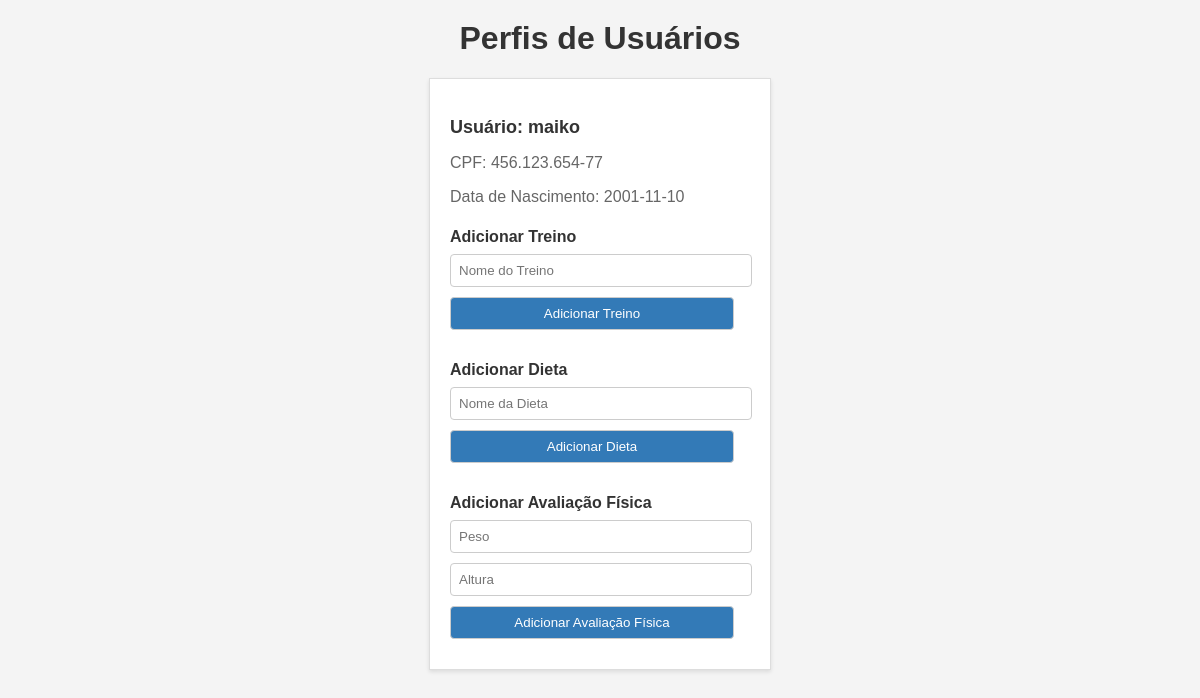
Page /dashboard on the earlier database version.
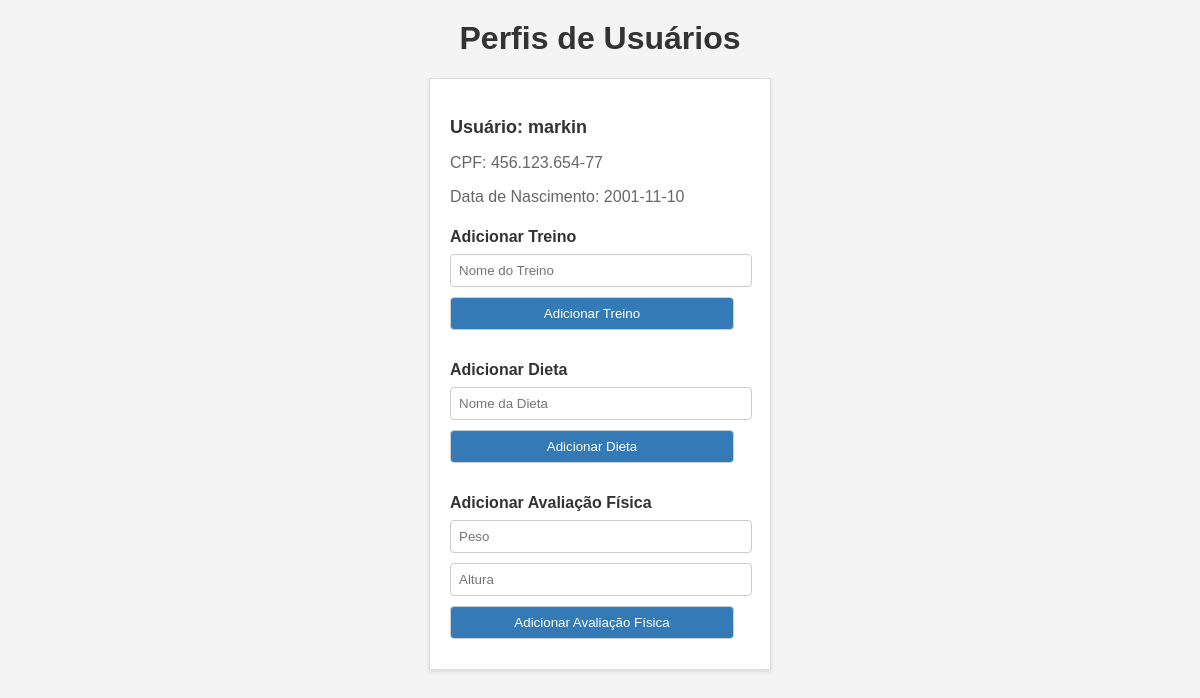
Same page on the later database version.
### app.py (models this page shows, shortened)
class User(db.Model):
    id = db.Column(db.Integer, primary_key=True)
    username = db.Column(db.String(100), unique=True, nullable=False)
    password = db.Column(db.String(100), nullable=False)
    cpf = db.Column(db.String(14), unique=True, nullable=False)  # CPF no formato XXX.XXX.XXX-XX
    birth_date = db.Column(db.Date, nullable=False)

### app.py (the view)
@app.route('/dashboard')
def dashboard():
    users = User.query.all()
    return render_template('dashboard.html', users=users)

### templates/dashboard.html (shortened to what this page needs)
<!DOCTYPE html>
<html>
<head>
    <link rel="stylesheet" href="{{ url_for('static', filename='css/dashboard.css') }}">
</head>
<body>
    <h1>Perfis de Usuários</h1>
    <div class="profiles">
        {% for user in users %}
            <div class="profile">
                <h3>Usuário: {{ user.username }}</h3>
                <p>CPF: {{ user.cpf }}</p>
                <p>Data de Nascimento: {{ user.birth_date }}</p>
                <form action="{{ url_for('add_training') }}" method="POST">
                    <h4>Adicionar Treino</h4>
                    <input type="text" name="training_name" placeholder="Nome do Treino">
                    <input type="submit" value="Adicionar Treino">
                </form>
                <form action="{{ url_for('add_diet') }}" method="POST">
                    <h4>Adicionar Dieta</h4>
                    <input type="text" name="diet_name" placeholder="Nome da Dieta">
                    <input type="submit" value="Adicionar Dieta">
                </form>
                <form action="{{ url_for('add_physical_assessment') }}" method="POST">
                    <h4>Adicionar Avaliação Física</h4>
                    <input type="text" name="weight" placeholder="Peso">
                    <input type="text" name="height" placeholder="Altura">
                    <input type="submit" value="Adicionar Avaliação Física">
                </form>
            </div>
        {% endfor %}
    </div>
</body>
</html>

### static/css/dashboard.css (style rules this page uses)
body { font-family: Arial, sans-serif; background-color: #f4f4f4; margin: 0; padding: 0; }
h1 { text-align: center; margin-top: 20px; color: #333; }
.profiles { display: flex; flex-wrap: wrap; justify-content: center; gap: 20px; margin-top: 20px; }
.profile { background-color: #fff; border: 1px solid #ddd; padding: 20px; width: 300px; box-shadow: 0 2px 4px rgba(0, 0, 0, 0.1); }
.profile h3 { margin-bottom: 10px; font-size: 18px; color: #333; }
.profile p { margin-bottom: 8px; color: #666; }
form { margin-top: 15px; }
form h4 { margin-bottom: 8px; font-size: 16px; color: #333; }
input[type="text"], input[type="submit"] { margin-bottom: 10px; padding: 8px; width: calc(100% - 16px); border: 1px solid #ccc; border-radius: 4px; }
input[type="submit"] { background-color: #337ab7; color: #fff; cursor: pointer; }

Differences in the rows shown:
changed User: username "maiko" → "markin"
